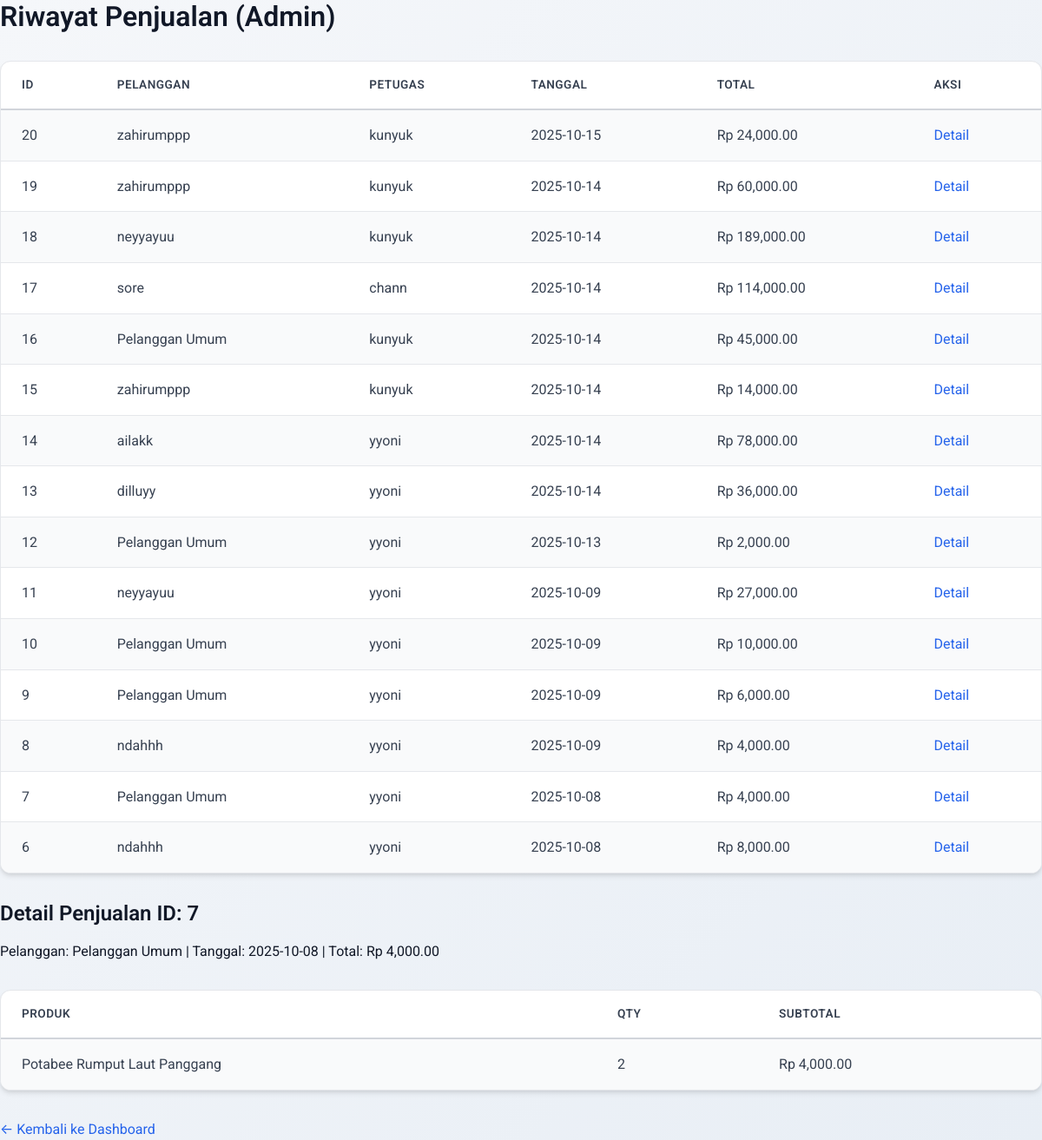
Screenshot of /riwayat.php?detail=7 (signed in) with the database file from the repository.
### tables this page shows
CREATE TABLE `penjualan` (
  `id` int(11) NOT NULL,
  `id_pelanggan` int(11) DEFAULT NULL,
  `id_user` int(11) DEFAULT NULL,
  `tanggal` date NOT NULL,
  `total` decimal(10,2) NOT NULL,
  `created_at` timestamp NOT NULL DEFAULT current_timestamp()
);

CREATE TABLE `pelanggan` (
  `id` int(11) NOT NULL,
  `nama` varchar(100) NOT NULL,
  `alamat` text DEFAULT NULL,
  `telepon` varchar(20) DEFAULT NULL,
  `created_at` timestamp NOT NULL DEFAULT current_timestamp()
);

CREATE TABLE `users` (
  `id` int(11) NOT NULL,
  `username` varchar(50) NOT NULL,
  `password` varchar(255) NOT NULL,
  `role` enum('admin','kasir') NOT NULL,
  `created_at` timestamp NOT NULL DEFAULT current_timestamp()
);

CREATE TABLE `detail_penjualan` (
  `id` int(11) NOT NULL,
  `id_penjualan` int(11) DEFAULT NULL,
  `id_produk` int(11) DEFAULT NULL,
  `qty` int(11) NOT NULL,
  `subtotal` decimal(10,2) NOT NULL
);

CREATE TABLE `produk` (
  `id` int(11) NOT NULL,
  `nama` varchar(100) NOT NULL,
  `harga` decimal(10,2) NOT NULL,
  `stok` int(11) DEFAULT 0,
  `created_at` timestamp NOT NULL DEFAULT current_timestamp()
);

### riwayat.php (the view, shortened to what this page needs)
<?php
include 'config.php';
$stmt = $pdo->query("
    SELECT p.id, pel.nama as pelanggan, u.username as petugas, p.tanggal, p.total
    FROM penjualan p
    LEFT JOIN pelanggan pel ON p.id_pelanggan = pel.id
    LEFT JOIN users u ON p.id_user = u.id
    ORDER BY p.created_at DESC
");
$riwayat = $stmt->fetchAll();
$detail = [];
if (isset($_GET['detail'])) {
    $id = (int)$_GET['detail'];
    $stmt_detail = $pdo->prepare("
        SELECT dp.*, pr.nama as produk_nama
        FROM detail_penjualan dp
        JOIN produk pr ON dp.id_produk = pr.id
        WHERE dp.id_penjualan = ?
    ");
    $stmt_detail->execute([$id]);
    $detail = $stmt_detail->fetchAll();
    $stmt_penjualan = $pdo->prepare("SELECT * FROM penjualan p LEFT JOIN pelanggan pel ON p.id_pelanggan = pel.id WHERE p.id = ?");
    $stmt_penjualan->execute([$id]);
    $penjualan_info = $stmt_penjualan->fetch();
}
?>
<!DOCTYPE html>
<html lang="id">
<head>
    <link rel="stylesheet" href="style.css">
</head>
<body>
    <h2>Riwayat Penjualan (Admin)</h2>
    <table>
        <tr><th>ID</th><th>Pelanggan</th><th>Petugas</th><th>Tanggal</th><th>Total</th><th>Aksi</th></tr>
        <?php foreach ($riwayat as $r): ?>
        <tr>
            <td><?php echo $r['id']; ?></td>
            <td><?php echo $r['pelanggan'] ?? 'Pelanggan Umum'; ?></td>
            <td><?php echo $r['petugas']; ?></td>
            <td><?php echo $r['tanggal']; ?></td>
            <td>Rp <?php echo number_format($r['total'], 2); ?></td>
            <td><a href="?detail=<?php echo $r['id']; ?>">Detail</a></td>
        </tr>
        <?php endforeach; ?>
    </table>
    <?php if (!empty($detail)): ?>
        <h3>Detail Penjualan ID: <?php echo $_GET['detail']; ?></h3>
        <p>Pelanggan: <?php echo $penjualan_info['nama'] ?? 'Pelanggan Umum'; ?> | Tanggal: <?php echo $penjualan_info['tanggal']; ?> | Total: Rp <?php echo number_format($penjualan_info['total'], 2); ?></p>
        <table>
            <tr><th>Produk</th><th>Qty</th><th>Subtotal</th></tr>
            <?php foreach ($detail as $d): ?>
            <tr>
                <td><?php echo $d['produk_nama']; ?></td>
                <td><?php echo $d['qty']; ?></td>
                <td>Rp <?php echo number_format($d['subtotal'], 2); ?></td>
            </tr>
            <?php endforeach; ?>
        </table>
    <?php endif; ?>
    <a href="dashboard.php">← Kembali ke Dashboard</a>
</body>
</html>

### style.css (style rules this page uses)
* { margin: 0; padding: 0; box-sizing: border-box; }
:root { --primary: #2563eb; --primary-dark: #1e40af; --primary-light: #3b82f6; --secondary: #64748b; --success: #10b981; --success-dark: #059669; --danger: #ef4444; --danger-dark: #dc2626; --warning: #f59e0b; --warning-dark: #d97706; --bg-primary: #ffffff; --bg-secondary: #f9fafb; --bg-tertiary: #f3f4f6; --bg-gradient: linear-gradient(135deg, #f5f7fa 0%, #e8eef5 100%); --text-primary: #111827; --text-secondary: #374151; --text-tertiary: #6b7280; --text-inverse: #ffffff; --border-color: #e5e7eb; --border-color-dark: #d1d5db; --gray-50: #f9fafb; --gray-100: #f3f4f6; --gray-200: #e5e7eb; --gray-300: #d1d5db; --gray-400: #9ca3af; --gray-500: #6b7280; --gray-600: #4b5563; --gray-700: #374151; --gray-800: #1f2937; --gray-900: #111827; --spacing-xs: 0.25rem; --spacing-sm: 0.5rem; --spacing-md: 1rem; --spacing-lg: 1.5rem; --spacing-xl: 2rem; --spacing-2xl: 3rem; --radius-sm: 0.375rem; --radius-md: 0.5rem; --radius-lg: 0.75rem; --radius-xl: 1rem; --radius-full: 9999px; --shadow-sm: 0 1px 2px 0 rgba(0, 0, 0, 0.05); --shadow-md: 0 4px 6px -1px rgba(0, 0, 0, 0.1), 0 2px 4px -1px rgba(0, 0, 0, 0.06); --shadow-lg: 0 10px 15px -3px rgba(0, 0, 0, 0.1), 0 4px 6px -2px rgba(0, 0, 0, 0.05); --shadow-xl: 0 20px 25px -5px rgba(0, 0, 0, 0.1), 0 10px 10px -5px rgba(0, 0, 0, 0.04); --transition-fast: 150ms cubic-bezier(0.4, 0, 0.2, 1); --transition-base: 200ms cubic-bezier(0.4, 0, 0.2, 1); --transition-slow: 300ms cubic-bezier(0.4, 0, 0.2, 1); }
body { font-family: 'Roboto', -apple-system, BlinkMacSystemFont, 'Segoe UI', sans-serif; background: var(--bg-gradient); color: var(--text-primary); line-height: 1.6; min-height: 100vh; font-size: 16px; transition: background var(--transition-base), color var(--transition-base); }
h1, h2, h3, h4, h5, h6 { color: var(--text-primary); font-weight: 600; line-height: 1.2; margin-bottom: var(--spacing-md); }
h2 { font-size: 2rem; }
h3 { font-size: 1.5rem; }
a { color: var(--primary); text-decoration: none; transition: color var(--transition-fast); }
table { width: 100%; border-collapse: separate; border-spacing: 0; background: var(--bg-primary); border-radius: var(--radius-lg); overflow: hidden; box-shadow: var(--shadow-md); margin: var(--spacing-xl) 0; border: 1px solid var(--border-color); }
th { padding: var(--spacing-md) var(--spacing-lg); text-align: left; font-weight: 600; color: var(--text-secondary); text-transform: uppercase; font-size: 0.85rem; letter-spacing: 0.5px; border-bottom: 2px solid var(--border-color-dark); }
td { padding: var(--spacing-md) var(--spacing-lg); border-bottom: 1px solid var(--border-color); color: var(--text-secondary); }
tbody tr { transition: all var(--transition-fast); }
tbody tr:last-child td { border-bottom: none; }
tbody tr:nth-child(even) { background: var(--bg-secondary); }
html { scroll-behavior: smooth; }

### rows the page displays
penjualan: id "20", id_pelanggan.nama "zahirumppp", id_user.username "kunyuk", tanggal "2025-10-15", total "24,000.00"
penjualan: id "19", id_pelanggan.nama "zahirumppp", id_user.username "kunyuk", tanggal "2025-10-14", total "60,000.00"
penjualan: id "18", id_pelanggan.nama "neyyayuu", id_user.username "kunyuk", tanggal "2025-10-14", total "189,000.00"
penjualan: id "17", id_pelanggan.nama "sore", id_user.username "chann", tanggal "2025-10-14", total "114,000.00"
penjualan: id "16", pelanggan "Pelanggan Umum", id_user.username "kunyuk", tanggal "2025-10-14", total "45,000.00"
penjualan: id "15", id_pelanggan.nama "zahirumppp", id_user.username "kunyuk", tanggal "2025-10-14", total "14,000.00"
penjualan: id "14", id_pelanggan.nama "ailakk", id_user.username "yyoni", tanggal "2025-10-14", total "78,000.00"
penjualan: id "13", id_pelanggan.nama "dilluyy", id_user.username "yyoni", tanggal "2025-10-14", total "36,000.00"
penjualan: id "12", pelanggan "Pelanggan Umum", id_user.username "yyoni", tanggal "2025-10-13", total "2,000.00"
penjualan: id "11", id_pelanggan.nama "neyyayuu", id_user.username "yyoni", tanggal "2025-10-09", total "27,000.00"
penjualan: id "10", pelanggan "Pelanggan Umum", id_user.username "yyoni", tanggal "2025-10-09", total "10,000.00"
penjualan: id "9", pelanggan "Pelanggan Umum", id_user.username "yyoni", tanggal "2025-10-09", total "6,000.00"
penjualan: id "8", id_pelanggan.nama "ndahhh", id_user.username "yyoni", tanggal "2025-10-09", total "4,000.00"
penjualan: id "7", pelanggan "Pelanggan Umum", id_user.username "yyoni", tanggal "2025-10-08", total "4,000.00"
penjualan: id "6", id_pelanggan.nama "ndahhh", id_user.username "yyoni", tanggal "2025-10-08", total "8,000.00"
detail_penjualan: id_produk.nama "Potabee Rumput Laut Panggang", qty "2", subtotal "4,000.00"

### other values shown
$_GET['detail'] "7"
$penjualan_info['nama'] "Pelanggan Umum"
